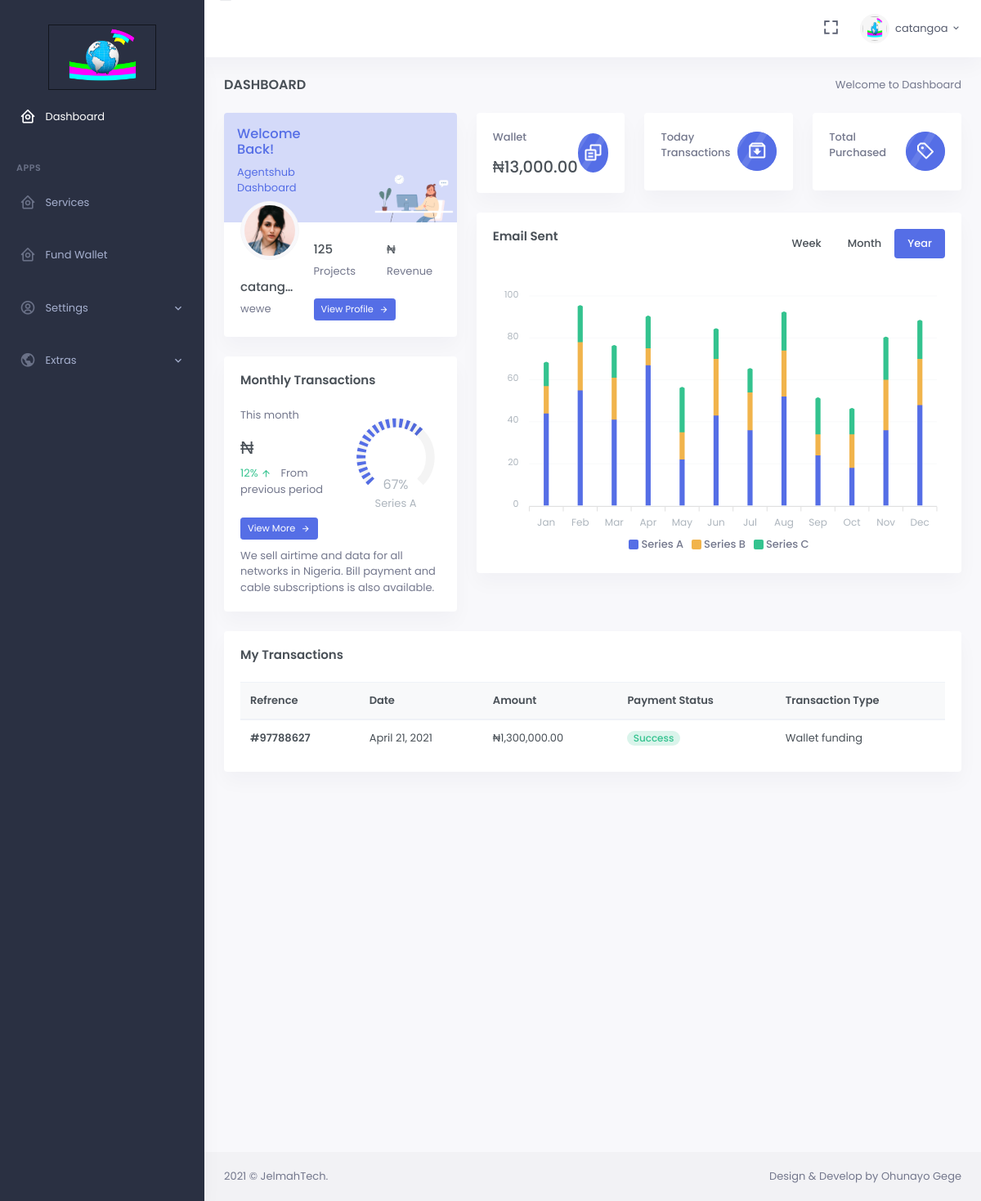
Page /home/ (signed in) on the earlier database version.
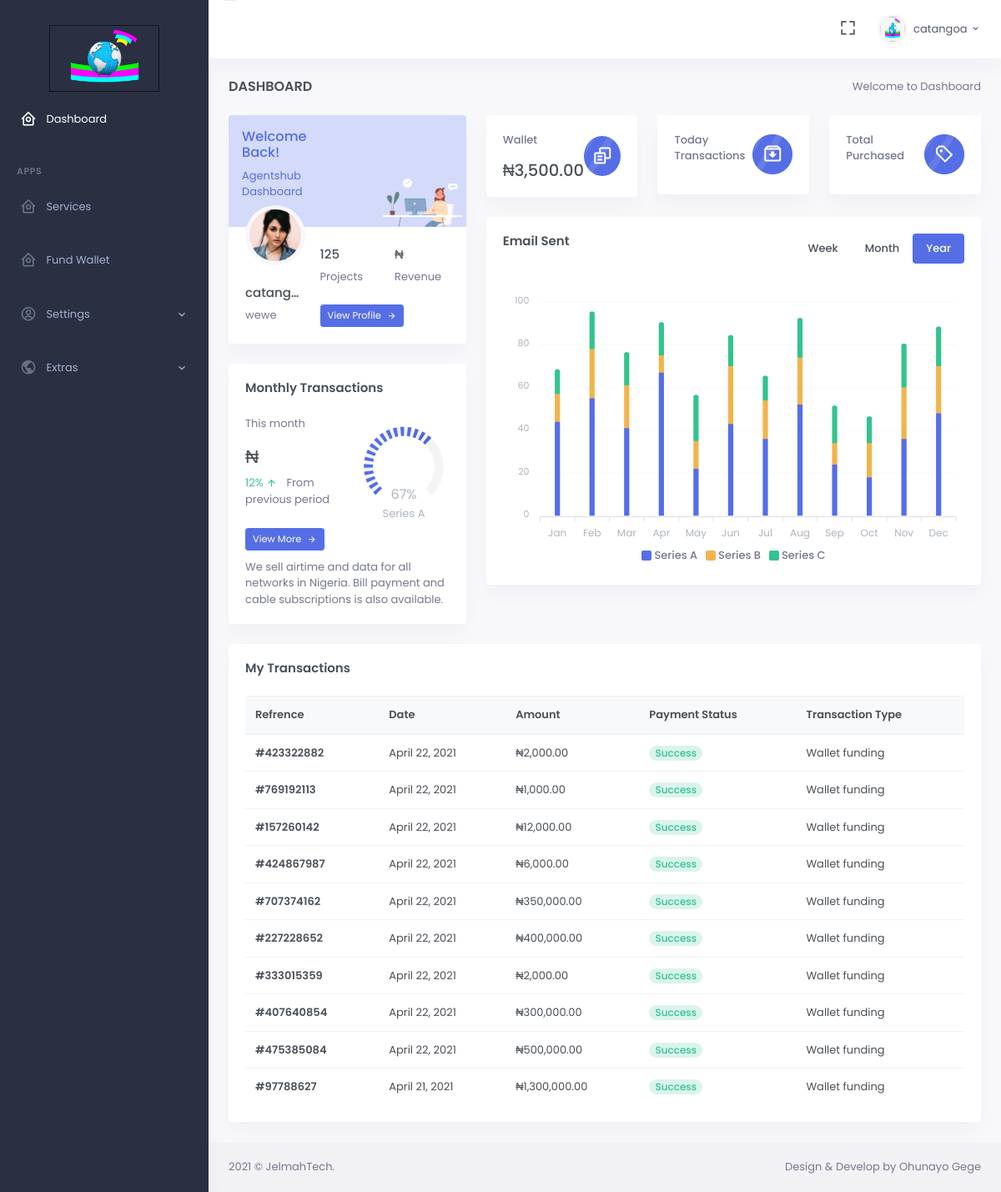
Same page on the later database version.
### web/models.py (models this page shows, shortened)
class UserWallet(models.Model):
	user = models.OneToOneField('User', on_delete=models.CASCADE, default=None)
	walletID = models.CharField(max_length=100, default='')
	amount = models.DecimalField(max_digits=10, decimal_places=2, default=0.0)
	prev_amount = models.DecimalField(max_digits=10, decimal_places=2, default=0.0)

class PayHistory(models.Model):
	pur = (
		("datas", "Data"),
		("airtime", "Airtime"),
		("wallet", "Wallet"),
		("bill", "Bill"),
		("other", "Other")
	)
	user = models.ForeignKey(User, on_delete=models.CASCADE, default=None)
	paystack_charge_id = models.CharField(max_length=100, default='', blank=True)
	paystack_access_code = models.CharField(max_length=100, default='', blank=True)
	amount = models.DecimalField(max_digits=10, decimal_places=2, default=0.00)
	purpose = models.CharField(max_length=100, default='wallet', choices=pur)
	status = models.CharField(max_length=100, default='')
	paid = models.BooleanField(default=False)
	date = models.DateTimeField(auto_now_add=True)

### web/views.py (the view)
# urls.py: url(r'^home/$', views.index, name='index'),
@login_required
def index(request):
	user_wallet = UserWallet.objects.get(user=request.user)
	pay_history = PayHistory.objects.filter(user=request.user).order_by('id').reverse()[:10]
	usernotification = UserNotification.objects.filter(user=request.user)
	context = {
		'user_wallet': user_wallet.amount,
		'pay_history': pay_history,
		'notify': usernotification
	}
	return render(request, 'home.html', context)

### web/context_processor.py (called while the page is built)
def user_notifications(request):
    if request.user.is_authenticated == True:
        notifications = UserNotification.objects.filter(user=request.user)
        notifications_count = UserNotification.objects.filter(user=request.user).exclude(read=True).count()
        return {
            'notifications': notifications,
            'notifications_count': notifications_count
        }
    else:
        notifications = UserNotification.objects.all()
        return {
            'notifications': notifications
        }

### web/templates/home.html (shortened to what the changed rows need)
{% extends 'app.html' %}
{% block body %}
{% load humanize %}
            <div class="main-content">
                <div class="page-content">
                    <div class="container-fluid">
                        <div class="row">
                            <div class="col-xl-8">
                                <div class="row">
                                    <div class="col-md-4">
                                        <div class="card mini-stats-wid">
                                            <div class="card-body">
                                                <div class="media">
                                                    <div class="media-body">
                                                        <p class="text-muted font-weight-medium">Wallet</p>
                                                        <h4 class="mb-0">₦{{ user_wallet|intcomma }}</h4>
                                                    </div>
                                                </div>
                                            </div>
                                        </div>
                                    </div>
                                </div>
                            </div>
                        </div>
                        <div class="row">
                            <div class="col-lg-12">
                                <div class="card">
                                    <div class="card-body">
                                        <div class="table-responsive">
                                            <table class="table table-centered table-nowrap mb-0">
                                                <thead class="thead-light">
                                                    <tr>
                                                        <th>Refrence</th>
                                                        <th>Date</th>
                                                        <th>Amount</th>
                                                        <th>Payment Status</th>
                                                        <th>Transaction Type</th>
                                                    </tr>
                                                </thead>
                                                <tbody>
                                                    {% for pay in pay_history %}
                                                    <tr>
                                                        <td><a href="javascript: void(0);" class="text-body font-weight-bold">#{{ pay.paystack_charge_id }}</a> </td>
                                                        <td>
                                                            {{ pay.date.date }}
                                                        </td>
                                                        <td>
                                                            ₦{{ pay.amount|intcomma }}
                                                        </td>
                                                        <td>
                                                            {% if pay.paid == True %}
                                                                <span class="badge badge-pill badge-soft-success font-size-12">Success</span>
                                                            {% else %}
                                                                <span class="badge badge-pill badge-soft-danger font-size-12">Failed</span>
                                                            {% endif %}
                                                        </td>
                                                        <td>
                                                            {% if pay.purpose == 'wallet' %}
                                                                Wallet funding
                                                            {% elif pay.purpose == 'airtime' %}
                                                                Airtime Purchased
                                                            {% elif pay.purpose == 'datas' %}
                                                                Data Purchased
                                                            {% elif pay.purpose == 'bill' %}
                                                                Bill Settlement
                                                            {% else %}
                                                                Other Bill Settlement
                                                            {% endif %}
                                                        </td>
                                                    </tr>
                                                    {% endfor %}
                                                </tbody>
                                            </table>
                                        </div>
                                    </div>
                                </div>
                            </div>
                        </div>
                    </div>
                </div>
</div>
{% endblock %}

Differences in the rows shown:
changed UserWallet: amount "13,000.00" → "3,500.00"
added PayHistory: paystack_charge_id "423322882", date "April 22, 2021", amount "2,000.00", paid "Success", purpose "Wallet funding"
added PayHistory: paystack_charge_id "769192113", date "April 22, 2021", amount "1,000.00", paid "Success", purpose "Wallet funding"
added PayHistory: paystack_charge_id "157260142", date "April 22, 2021", amount "12,000.00", paid "Success", purpose "Wallet funding"
added PayHistory: paystack_charge_id "424867987", date "April 22, 2021", amount "6,000.00", paid "Success", purpose "Wallet funding"
added PayHistory: paystack_charge_id "707374162", date "April 22, 2021", amount "350,000.00", paid "Success", purpose "Wallet funding"
added PayHistory: paystack_charge_id "227228652", date "April 22, 2021", amount "400,000.00", paid "Success", purpose "Wallet funding"
added PayHistory: paystack_charge_id "333015359", date "April 22, 2021", amount "2,000.00", paid "Success", purpose "Wallet funding"
added PayHistory: paystack_charge_id "407640854", date "April 22, 2021", amount "300,000.00", paid "Success", purpose "Wallet funding"
added PayHistory: paystack_charge_id "475385084", date "April 22, 2021", amount "500,000.00", paid "Success", purpose "Wallet funding"
